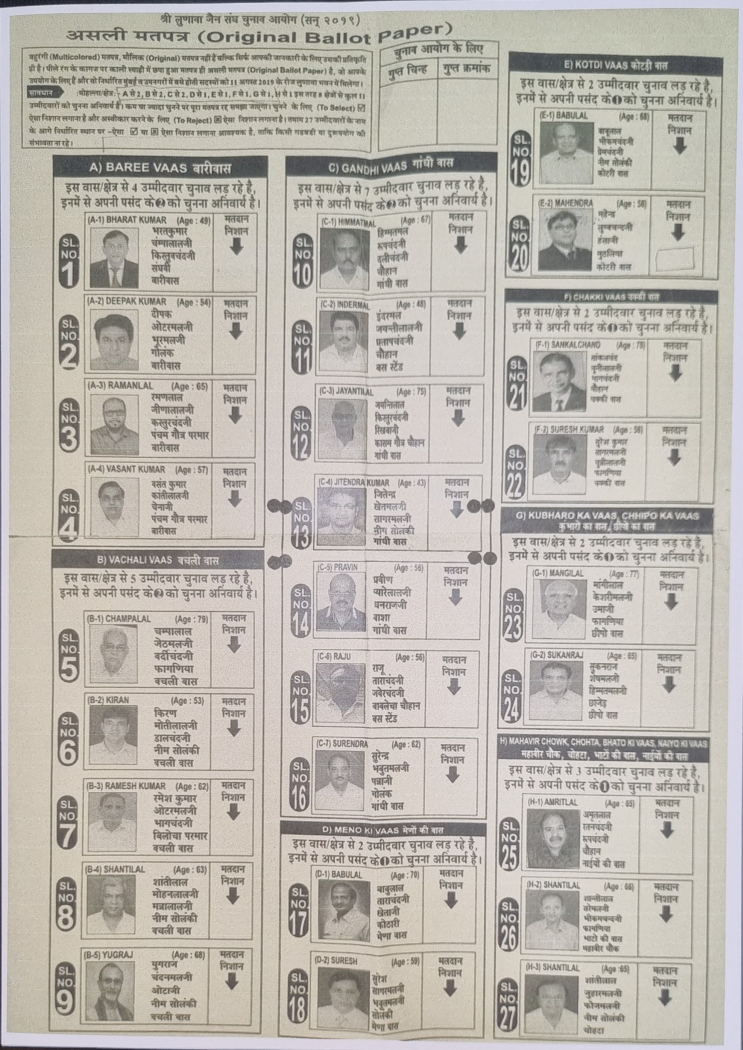
#> input picture backend-server/media/reference/ballot_a3.jpg, 1485 x 2100 px (shown at 1/2 size)
$ python -i processing.py   (imports and definitions only)
#> lines starting #> are read from the running program, lines starting #| are printed output that depends on the picture; after the words box and inside, x2 and y2 are one past the last pixel; in counts of white or black regions, pixels touching at a corner belong together
from skimage.metrics import structural_similarity as ssim
from django.conf import settings
import json, cv2, os, gc
import numpy as np
import itertools

threshold = 160

def get_reference():
    ref = cv2.imread(os.path.join(settings.REFERENCE_ROOT, 'ballot_a3.jpg'), cv2.IMREAD_GRAYSCALE)
    shape = ref.shape

    bbox_data = json.load(open(os.path.join(settings.REFERENCE_ROOT, 'boxes_coor.json')))
    (x1, y1), (x2, y2) = bbox_data['Sign']['sign1']
    p, q, r, s = min(y1,y2), max(y1,y2), min(x1,x2), max(x1,x2)

    crop_ref = ref[p:q, r:s]
    _, bin_ref = cv2.threshold(ref, threshold, 255, cv2.THRESH_BINARY)

    return bbox_data, shape, crop_ref, bin_ref, (p, q, r, s)

def sort_points(points):
    centroid = np.mean(points, axis=0)
    angles = np.arctan2(points[:, 1] - centroid[1], points[:, 0] - centroid[0])
    sorted_indices = np.argsort(angles)
    sorted_points = points[sorted_indices]
    return sorted_points.astype(np.float32)

def find_max_quad(contour):
    max_area, max_quad = -1, None

    for quad_points in itertools.combinations(contour, 4):
        quad_points = np.array(quad_points)
        area = cv2.contourArea(quad_points)
        if area > max_area:
            max_area, max_quad = area, quad_points

    if max_quad is not None and max_area > 2e6: return sort_points(max_quad.reshape(4, 2))
    return None

def get_contour(image):
    contours, _ = cv2.findContours(image, cv2.RETR_EXTERNAL, cv2.CHAIN_APPROX_SIMPLE)
    contour = max(contours, key=cv2.contourArea)
    epsilon = 0.01 * cv2.arcLength(contour, True)
    approx = cv2.approxPolyDP(contour, epsilon, True)
    hull = cv2.convexHull(approx)
    max_quad = find_max_quad(hull)
    return max_quad

def wrap_image(image, max_quad):
    x, y, w, h = cv2.boundingRect(max_quad)
    tmp, incorrect = shape, False
    if w>h:
        tmp = (shape[1], shape[0])
        incorrect = True

    target_points = np.array([[0, 0], [tmp[1], 0], [tmp[1], tmp[0]], [0, tmp[0]]], dtype=np.float32)
    perspective_matrix = cv2.getPerspectiveTransform(max_quad, target_points)
    warped_image = cv2.warpPerspective(image, perspective_matrix, (tmp[1], tmp[0]))

    if incorrect:
        warped_image1 = cv2.rotate(warped_image, cv2.ROTATE_90_COUNTERCLOCKWISE)
        crop_wrp1 = warped_image1[p:q, r:s]
        ssim_score1 = ssim(crop_wrp1, crop_ref)

        warped_image2 = cv2.rotate(warped_image, cv2.ROTATE_90_CLOCKWISE)
        crop_wrp2 = warped_image2[p:q, r:s]
        ssim_score2 = ssim(crop_wrp2, crop_ref)

        warped_image = warped_image1 if ssim_score1 > ssim_score2 else warped_image2

    warped_image1 = warped_image
    crop_wrp1 = warped_image1[p:q, r:s]
    ssim_score1 = ssim(crop_wrp1, crop_ref)

    warped_image2 = cv2.rotate(cv2.rotate(warped_image, cv2.ROTATE_90_CLOCKWISE), cv2.ROTATE_90_CLOCKWISE)
    crop_wrp2 = warped_image2[p:q, r:s]
    ssim_score2 = ssim(crop_wrp2, crop_ref)

    warped_image = warped_image1 if ssim_score1 > ssim_score2 else warped_image2
    return get_score(warped_image)

def get_score(warped_image, fact = 2):
    bin_img = cv2.threshold(warped_image, threshold, 255, cv2.THRESH_BINARY)[1]

    new_width = bin_img.shape[1] // fact
    new_height = bin_img.shape[0] // fact

    bin_img = cv2.resize(bin_img, (new_width, new_height))
    ref_small = cv2.resize(bin_ref, (new_width, new_height))

    sim = ssim(bin_img, ref_small)
    psnr = cv2.PSNR(bin_img, ref_small)
    score = sim/0.20 + psnr/5
    validity = True if score>2 else False
    return warped_image if validity else None

def check_valid(name):
#> called with name = '../media/reference/ballot_a3.jpg'
    ret = None
    try:
        image = cv2.imread(name, cv2.IMREAD_GRAYSCALE)
#> image: shape (2100, 1485); min 18, max 239, mean 182
        _, bin_img = cv2.threshold(image, threshold, 255, cv2.THRESH_BINARY)
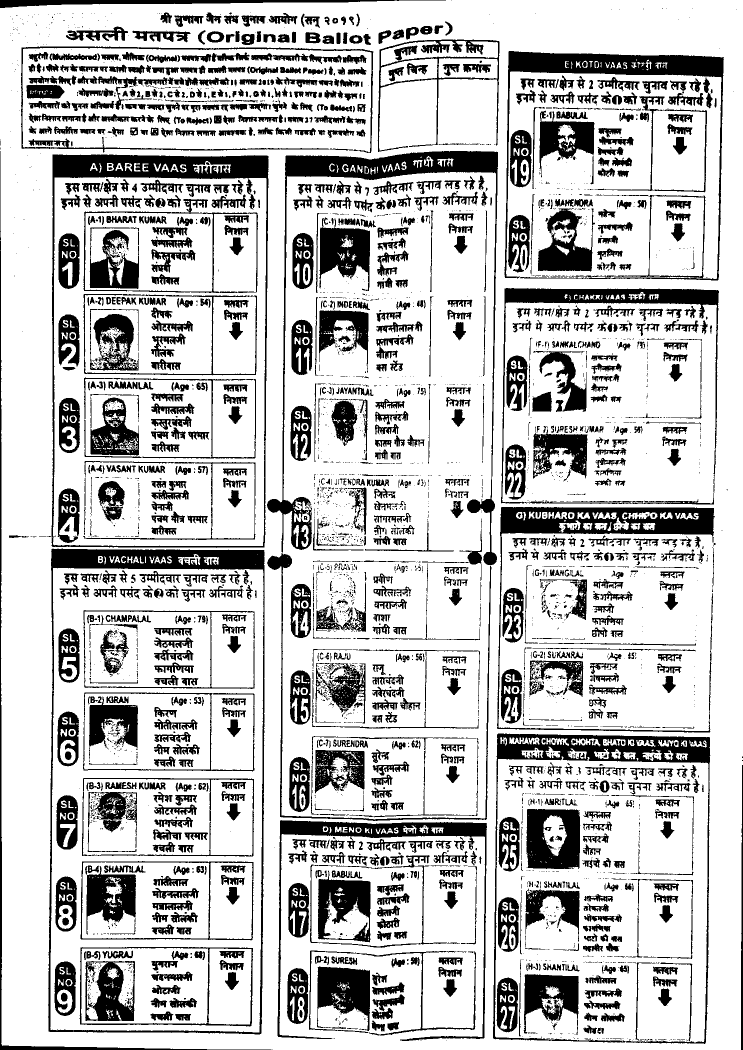
#> bin_img: shape (2100, 1485) (shown at 1/2 size); 76.3% white; 3749 black regions (2395 under 20 px)
        max_quad = get_contour(bin_img)
#> in get_contour, `contours, _ = cv2.findContours(image, cv2.RETR_EXTERNAL, cv2.CHAIN_APP..`: contours = 1 contour; box (x1, y1, x2, y2) and area: (0, 0, 1485, 2100) 3100878
#> in get_contour, `contour = max(contours, key=cv2.contourArea)`: contour = contour of 329 points, box (x1, y1, x2, y2) (0, 0, 1485, 2100), area 3100878
#> in get_contour, `epsilon = 0.01 * cv2.arcLength(contour, True)`: epsilon = 72.12
#> in get_contour, `approx = cv2.approxPolyDP(contour, epsilon, True)`: approx = [[1484, 0], [0, 16], [5, 2091], [1481, 2099]]
#> in get_contour, `hull = cv2.convexHull(approx)`: hull = [[1481, 2099], [5, 2091], [0, 16], [1484, 0]]
#> the loop in find_max_quad, `for quad_points in itertools.combinations(contour, 4):` made 1 pass
#> (area, max_area, max_quad) on pass 1: (3088764, 3088764, [[1481, 2099], [5, 2091], [0, 16], [1484, 0]])
#> after the loop in find_max_quad, `for quad_points in itertools.combinations(contour, 4):`: max_area = 3088764
#> in sort_points, `centroid = np.mean(points, axis=0)`: centroid = [742.5, 1051.5]
#> in sort_points, `angles = np.arctan2(points[:, 1] - centroid[1], points[:, 0] - centroi..`: angles = [0.957, 2.19, -2.19, -0.957]
#> in sort_points, `sorted_indices = np.argsort(angles)`: sorted_indices = [2, 3, 0, 1]
#> in sort_points, `sorted_points = points[sorted_indices]`: sorted_points = [[0, 16], [1484, 0], [1481, 2099], [5, 2091]]
#> max_quad = [[0, 16], [1484, 0], [1481, 2099], [5, 2091]]
        if max_quad is not None: ret = wrap_image(image, max_quad)
#> in wrap_image, `x, y, w, h = cv2.boundingRect(max_quad)`: x = 0; w = 1485; h = 2100
    except: pass
    return ret

def get_member(image, sub_value):
    if image is not None and sub_value is not None:
        cropped_image = image[sub_value[0][1]:sub_value[1][1], sub_value[0][0]:sub_value[1][0]]
        _, binary_image = cv2.threshold(cropped_image, threshold, 255, cv2.THRESH_BINARY)
        if np.mean(binary_image == 0) > 0.3 : return True
    return False

def draw_bbox(image):
    image = cv2.cvtColor(image, cv2.COLOR_GRAY2RGB)
    outliers, color = [], {}
    for key, values in bbox_data.items():
        for sub_key, sub_value in values.items():
            color = (0, 0, 0)
            if len(key) == 1:
                color = (0, 0, 255)
                if sub_key.isdigit():
                    color = (255, 0, 0)
                    if get_member(image, sub_value):
                        outliers.append(sub_key)
                        color = (0, 255, 0)
            cv2.rectangle(image, sub_value[0], sub_value[1], color, 5)

    return image, outliers

# [6 lines of commented-out code are left out]

# [1 line that did not run here, left out]

# [7 lines of commented-out code are left out]

>>> result = check_valid('../media/reference/ballot_a3.jpg')
